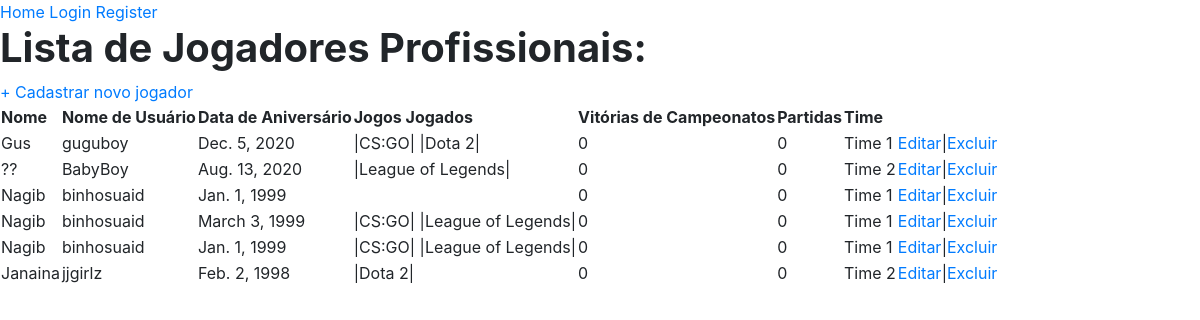
Before: / with the older database file.
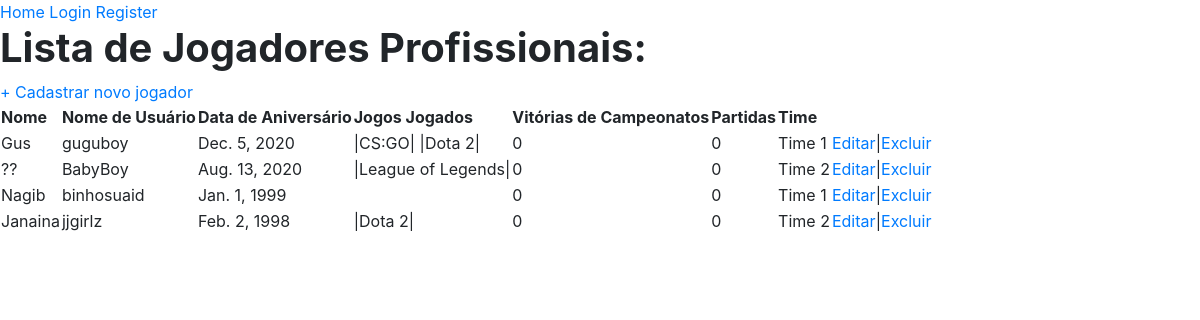
After: the same page with the newer database file.
### ProPlayer/models.py (models this page shows)
class Player(models.Model):
    name = models.CharField(verbose_name="Real Name", help_text='Entre o nome', max_length=100)
    username = models.CharField(verbose_name="Username", help_text='Entre o nome de usuário', max_length=100)
    birthday = models.DateField(help_text='Entre a data de aniversário')
    games = models.ManyToManyField(Game, help_text='Entre os jogos jogados')
    team = models.ForeignKey(Team, help_text='Entre o time', on_delete=models.CASCADE)
    matches = models.IntegerField(help_text='Entre o numero de partidas')
    victories = models.IntegerField(help_text='Entre o numero de vitorias')

class Game(models.Model):
    title = models.CharField(verbose_name="Game Title", max_length=100)

class Team(models.Model):
    name = models.CharField(verbose_name="Team Name", max_length=100)

### ProPlayer/views.py (the view)
# urls.py: 2. Add a URL to urlpatterns:  path('', views.home, name='home')
def home(request):
    allPlayers = Player.objects.all()
    context = {
        'players':allPlayers,
    }
    return render(request,"ProPlayer/home.html",context)

### ProPlayer/templates/ProPlayer/home.html
{% extends 'ProPlayer/base.html' %}
{% block content %}
<h1><b>Lista de Jogadores Profissionais:</b></h1>
<div>
    <a href="{% url 'add-player' %}" style="text-align: right";>+ Cadastrar novo jogador</a>
</div>
<table>
    <tr><th>Nome</th><th>Nome de Usuário</th><th>Data de Aniversário</th><th>Jogos Jogados</th><th>Vitórias de Campeonatos</th><th>Partidas</th><th>Time</th></tr>
    {% for Jogador in players %}
    <tr>
        <td>{{Jogador.name}}</td>
        <td>{{Jogador.username}}</td>
        <td>{{Jogador.birthday}}</td>
        <td>
        {% for game in Jogador.games.all %}
            |{{game.title}}|
        {% endfor %}
        </td>
        <td>{{Jogador.victories}}</td>
        <td>{{Jogador.matches}}</td>
        <td>{{Jogador.team.name}}</td>
        <td><a href="{% url 'edit-player' pk=Jogador.id %}">Editar</a>|<a href="{% url 'rm-player' pk=Jogador.id %}">Excluir</a></td>
    </tr>
    {% empty %}
        <tr><th colspan = "7">Ainda não há jogadores cadastrados</th></tr>
    {% endfor %}
</table>
{% endblock content %}

### ProPlayer/templates/ProPlayer/base.html (shortened to what this page needs)
{% load static %}
<!DOCTYPE html>
<html>
  <head>
    <link href="css/bootstrap.min.css" rel="stylesheet" media="screen">
  </head>
  <body>
    <a href="{% url 'home' %}">Home</a>
    {% if user.is_authenticated %}
        <a href="{% url 'accounts:profile' %}">Profile</a>
        <a href="{% url 'accounts:logout' %}">Logout</a>
    {% else %}
        <a href="{% url 'accounts:login' %}">Login</a>
        <a href="{% url 'accounts:register' %}">Register</a>
    {% endif %}
    {% block content %} {% endblock content %}
  </body>
</html>

Changed rows visible on the page:
removed Player: name "Nagib", username "binhosuaid", birthday "March 3, 1999", victories "0", matches "0", team.name "Time 1", Game (title "CS:GO"), Game (title "League of Legends")
removed Player: name "Nagib", username "binhosuaid", birthday "Jan. 1, 1999", victories "0", matches "0", team.name "Time 1", Game (title "CS:GO"), Game (title "League of Legends")
